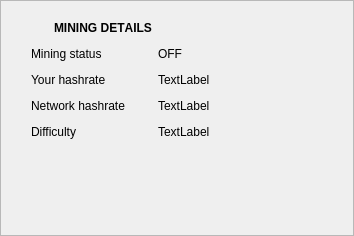
<?xml version="1.0" encoding="UTF-8"?>
<ui version="4.0">
 <class>MiningOverviewFrame</class>
 <widget class="QFrame" name="MiningOverviewFrame">
  <property name="geometry">
   <rect>
    <x>0</x>
    <y>0</y>
    <width>354</width>
    <height>236</height>
   </rect>
  </property>
  <property name="windowTitle">
   <string>Frame</string>
  </property>
  <property name="frameShape">
   <enum>QFrame::StyledPanel</enum>
  </property>
  <property name="frameShadow">
   <enum>QFrame::Raised</enum>
  </property>
  <layout class="QGridLayout" name="gridLayout">
   <property name="leftMargin">
    <number>24</number>
   </property>
   <property name="topMargin">
    <number>20</number>
   </property>
   <property name="bottomMargin">
    <number>24</number>
   </property>
   <property name="verticalSpacing">
    <number>12</number>
   </property>
   <item row="4" column="3">
    <widget class="QLabel" name="m_overviewNetworkHashrateLabel">
     <property name="text">
      <string>TextLabel</string>
     </property>
    </widget>
   </item>
   <item row="6" column="1" colspan="4">
    <spacer name="verticalSpacer_4">
     <property name="orientation">
      <enum>Qt::Vertical</enum>
     </property>
     <property name="sizeHint" stdset="0">
      <size>
       <width>20</width>
       <height>0</height>
      </size>
     </property>
    </spacer>
   </item>
   <item row="2" column="3">
    <widget class="QLabel" name="m_miningStateLabel">
     <property name="text">
      <string>OFF</string>
     </property>
     <property name="indent">
      <number>0</number>
     </property>
    </widget>
   </item>
   <item row="2" column="2">
    <widget class="QLabel" name="m_miningStatusTextLabel">
     <property name="text">
      <string>Mining status</string>
     </property>
     <property name="indent">
      <number>0</number>
     </property>
    </widget>
   </item>
   <item row="1" column="2">
    <layout class="QHBoxLayout" name="horizontalLayout">
     <property name="spacing">
      <number>16</number>
     </property>
     <item>
      <widget class="QLabel" name="label_2">
       <property name="text">
        <string/>
       </property>
       <property name="pixmap">
        <pixmap resource="resources.qrc">:/icons/mining</pixmap>
       </property>
      </widget>
     </item>
     <item>
      <widget class="QLabel" name="m_titleLabel">
       <property name="font">
        <font>
         <weight>75</weight>
         <bold>true</bold>
         <kerning>false</kerning>
        </font>
       </property>
       <property name="text">
        <string>MINING DETAILS</string>
       </property>
      </widget>
     </item>
    </layout>
   </item>
   <item row="5" column="3">
    <widget class="QLabel" name="m_overviewNetworkDifficultyLabel">
     <property name="text">
      <string>TextLabel</string>
     </property>
    </widget>
   </item>
   <item row="3" column="2">
    <widget class="QLabel" name="m_overviewHashrateTextLabel">
     <property name="text">
      <string>Your hashrate</string>
     </property>
     <property name="indent">
      <number>0</number>
     </property>
    </widget>
   </item>
   <item row="2" column="4" rowspan="3">
    <spacer name="horizontalSpacer_2">
     <property name="orientation">
      <enum>Qt::Horizontal</enum>
     </property>
     <property name="sizeHint" stdset="0">
      <size>
       <width>20</width>
       <height>20</height>
      </size>
     </property>
    </spacer>
   </item>
   <item row="5" column="2">
    <widget class="QLabel" name="m_overviewNetworkDifficultyTextLabel">
     <property name="text">
      <string>Difficulty</string>
     </property>
     <property name="indent">
      <number>0</number>
     </property>
    </widget>
   </item>
   <item row="3" column="3">
    <widget class="QLabel" name="m_overviewHashrateLabel">
     <property name="text">
      <string>TextLabel</string>
     </property>
    </widget>
   </item>
   <item row="4" column="2">
    <widget class="QLabel" name="m_overviewNetworkHashrateTextLabel">
     <property name="text">
      <string>Network hashrate</string>
     </property>
     <property name="indent">
      <number>0</number>
     </property>
    </widget>
   </item>
  </layout>
 </widget>
 <resources>
  <include location="resources.qrc"/>
 </resources>
 <connections/>
 <slots>
  <slot>startMiningClicked()</slot>
 </slots>
</ui>
